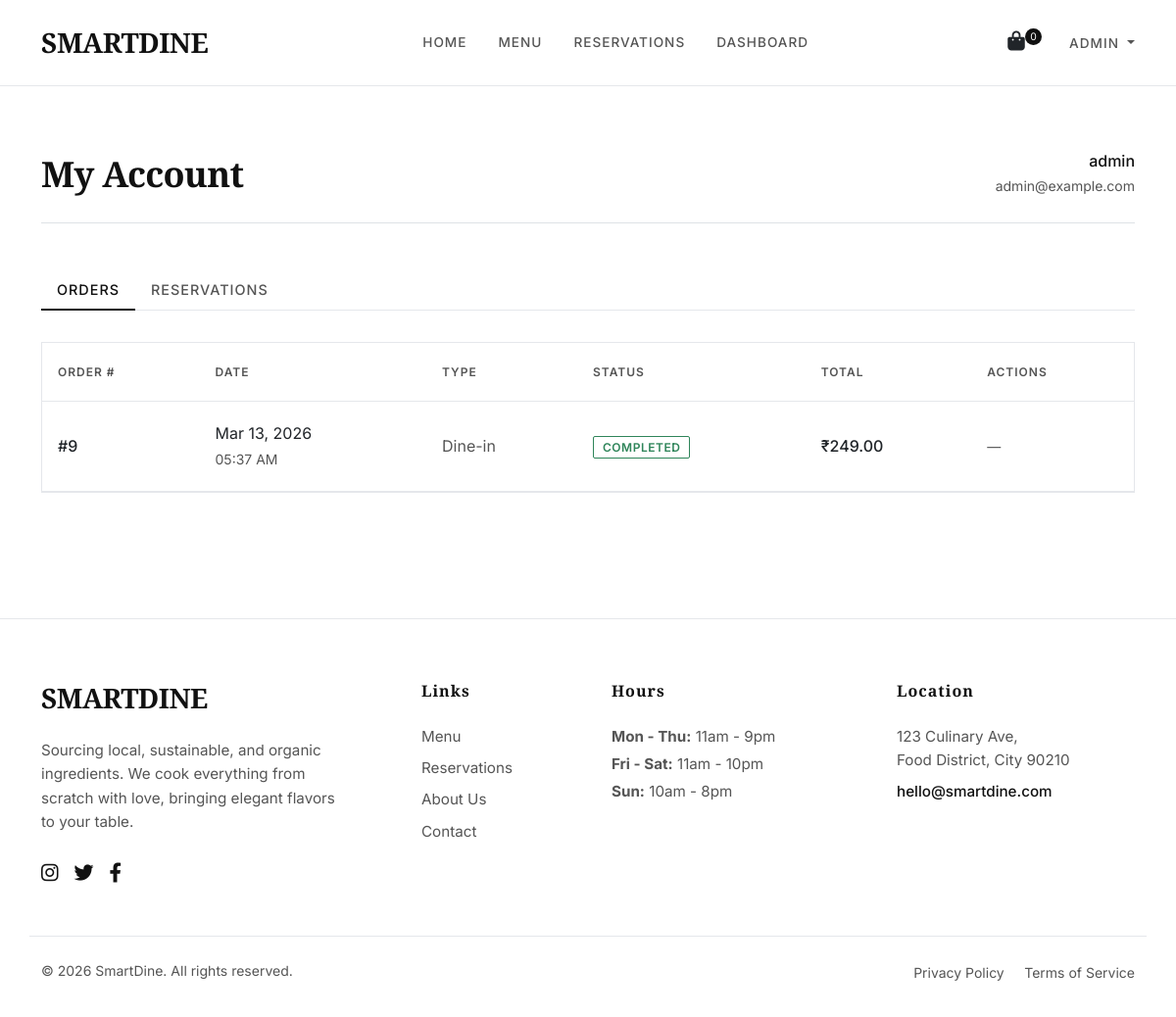
The page /dashboard/ (signed in) on the database its author committed.
### home/models.py (models this page shows, shortened)
class Order(models.Model):
    ORDER_TYPE_CHOICES = [
        ('Dine-in', 'Dine-in'),
        ('Delivery', 'Delivery'),
        ('Pickup', 'Pickup'),
    ]
    STATUS_CHOICES = [
        ('Pending', 'Pending'),
        ('Preparing', 'Preparing'),
        ('Ready', 'Ready'),
        ('Delivered', 'Delivered'),
        ('Cancelled', 'Cancelled'),
    ]
    PAYMENT_METHOD_CHOICES = [
        ('UPI', 'UPI'),
        ('Card', 'Credit/Debit Card'),
        ('Cash', 'Cash'),
        ('Wallet', 'Digital Wallet'),
    ]
    PAYMENT_STATUS_CHOICES = [
        ('Pending', 'Pending'),
        ('Completed', 'Completed'),
        ('Failed', 'Failed'),
        ('Refunded', 'Refunded'),
    ]
    user = models.ForeignKey(User, on_delete=models.SET_NULL, null=True, blank=True, related_name='orders')
    order_type = models.CharField(max_length=20, choices=ORDER_TYPE_CHOICES, default='Dine-in')
    table = models.ForeignKey(Table, on_delete=models.SET_NULL, null=True, blank=True, related_name='orders')
    customer_name = models.CharField(max_length=100, blank=True)
    customer_phone = models.CharField(max_length=20, blank=True)
    customer_address = models.TextField(blank=True)
    total_amount = models.DecimalField(max_digits=8, decimal_places=2, default=0)
    tax_amount = models.DecimalField(max_digits=8, decimal_places=2, default=0)
    discount_amount = models.DecimalField(max_digits=8, decimal_places=2, default=0)
    final_amount = models.DecimalField(max_digits=8, decimal_places=2, default=0)
    payment_method = models.CharField(max_length=20, choices=PAYMENT_METHOD_CHOICES, blank=True, null=True)
    payment_status = models.CharField(max_length=20, choices=PAYMENT_STATUS_CHOICES, default='Pending')
    status = models.CharField(max_length=20, choices=STATUS_CHOICES, default='Pending')
    created_at = models.DateTimeField(auto_now_add=True)
    completed_at = models.DateTimeField(null=True, blank=True)
    class Meta:
        ordering = ['-created_at']

### home/views.py (the view)
# urls.py: path('dashboard/', views.customer_dashboard, name='dashboard'),
@login_required(login_url='login')
def customer_dashboard(request):
    orders = Order.objects.filter(user=request.user).order_by('-created_at')
    reservations = Reservation.objects.filter(user=request.user).order_by('-date', '-time')
    return render(request, 'dashboard.html', {
        'orders': orders,
        'reservations': reservations
    })

### templates/dashboard.html (shortened to what this page needs)
{% extends 'base.html' %}
{% block content %}
<div class="dashboard-wrapper fade-in">
    <div class="container">
        <div class="d-flex justify-content-between align-items-center mb-5 border-bottom pb-4">
            <div>
                <h1 class="section-title mb-0" style="font-size: 2.25rem;">My Account</h1>
            </div>
            <div class="d-none d-md-flex align-items-center gap-3">
                <div class="text-end">
                    <p class="mb-0 fw-medium">{{ user.get_full_name|default:user.username }}</p>
                    <small class="text-muted">{{ user.email }}</small>
                </div>
            </div>
        </div>
        <ul class="nav nav-tabs" id="dashboardTabs" role="tablist">
            <li class="nav-item" role="presentation">
                <button class="nav-link active" id="orders-tab" data-bs-toggle="tab" data-bs-target="#orders"
                    type="button" role="tab">
                    Orders
                </button>
            </li>
            <li class="nav-item" role="presentation">
                <button class="nav-link" id="reservations-tab" data-bs-toggle="tab" data-bs-target="#reservations"
                    type="button" role="tab">
                    Reservations
                </button>
            </li>
        </ul>
        <div class="tab-content" id="dashboardTabsContent">
            <div class="tab-pane fade show active" id="orders" role="tabpanel">
                <div class="minimal-card p-0">
                    {% if orders %}
                    <div class="table-responsive">
                        <table class="table table-hover">
                            <thead>
                                <tr>
                                    <th>Order #</th>
                                    <th>Date</th>
                                    <th>Type</th>
                                    <th>Status</th>
                                    <th>Total</th>
                                    <th>Actions</th>
                                </tr>
                            </thead>
                            <tbody>
                                {% for order in orders %}
                                <tr>
                                    <td class="fw-medium">#{{ order.id }}</td>
                                    <td>
                                        <div>{{ order.created_at|date:"M d, Y" }}</div>
                                        <small class="text-muted">{{ order.created_at|time:"h:i A" }}</small>
                                    </td>
                                    <td class="text-muted">{{ order.order_type }}</td>
                                    <td>
                                        <span class="status-badge
                                                {% if order.status == 'Pending' %}status-pending
                                                {% elif order.status == 'Cancelled' %}status-cancelled
                                                {% elif order.status == 'Completed' or order.status == 'Delivered' %}status-completed
                                                {% else %}status-primary{% endif %}">
                                            {{ order.status }}
                                        </span>
                                    </td>
                                    <td class="fw-medium">₹{{ order.total_amount }}</td>
                                    <td>
                                        {% if order.status == 'Pending' %}
                                        <form action="{% url 'cancel_order_customer' order.id %}" method="post"
                                            class="d-inline" onsubmit="return confirm('Cancel this order?');">
                                            {% csrf_token %}
                                            <button type="submit"
                                                class="btn btn-sm btn-outline-primary rounded-0 px-3">Cancel</button>
                                        </form>
                                        {% else %}
                                        <span class="text-muted small">—</span>
                                        {% endif %}
                                    </td>
                                </tr>
                                {% endfor %}
                            </tbody>
                        </table>
                    </div>
                    {% else %}
                    <div class="empty-state">
                        <p class="text-muted mb-4">You haven't placed any orders yet.</p>
                        <a href="{% url 'menu' %}" class="btn btn-primary rounded-0 px-4">View Menu</a>
                    </div>
                    {% endif %}
                </div>
            </div>
        </div>
    </div>
</div>
{% endblock %}

### templates/base.html (shortened to what this page needs)
{% load static %}
<!DOCTYPE html>
<html lang="en">
<head>
    <link href="https://cdn.jsdelivr.net/npm/bootstrap@5.3.0/dist/css/bootstrap.min.css" rel="stylesheet">
    <link rel="stylesheet" href="https://cdnjs.cloudflare.com/ajax/libs/font-awesome/6.4.0/css/all.min.css">
    <link rel="stylesheet" href="{% static 'css/style.css' %}">
</head>
<body class="d-flex flex-column min-h-screen">
    <nav class="navbar navbar-expand-lg sticky-top py-3">
        <div class="container">
            <a class="navbar-brand" href="{% url 'home' %}">SMARTDINE</a>
            <div class="collapse navbar-collapse" id="navbarNav">
                <ul class="navbar-nav mx-auto align-items-lg-center">
                    <li class="nav-item">
                        <a class="nav-link {% if request.path == '/' %}active{% endif %}"
                            href="{% url 'home' %}">Home</a>
                    </li>
                    <li class="nav-item">
                        <a class="nav-link {% if 'menu' in request.path %}active{% endif %}"
                            href="{% url 'menu' %}">Menu</a>
                    </li>
                    <li class="nav-item">
                        <a class="nav-link {% if 'reservations' in request.path %}active{% endif %}"
                            href="{% url 'reservations' %}">Reservations</a>
                    </li>
                    {% if user.is_staff %}
                    <li class="nav-item">
                        <a class="nav-link" href="{% url 'admin:index' %}">Dashboard</a>
                    </li>
                    {% endif %}
                </ul>
                <div class="d-flex align-items-center gap-4 mt-3 mt-lg-0">
                    <a href="{% url 'menu' %}#cart" class="text-decoration-none text-dark position-relative">
                        <i class="fa-solid fa-shopping-bag fs-5"></i>
                        <span class="cart-badge" id="cart-count">
                            {{ cart|length|default:"0" }}
                        </span>
                    </a>
                    {% if user.is_authenticated %}
                    <div class="dropdown">
                        <a href="#" class="auth-link dropdown-toggle" data-bs-toggle="dropdown" aria-expanded="false">
                            {{ user.username }}
                        </a>
                    </div>
                    {% else %}
                    <div class="d-flex align-items-center gap-3">
                        <a href="{% url 'login' %}" class="auth-link">Log In</a>
                        <a href="{% url 'reservations' %}" class="btn-reserve">Book Table</a>
                    </div>
                    {% endif %}
                </div>
            </div>
        </div>
    </nav>
    <main class="flex-grow-1">
        {% block content %}{% endblock %}
    </main>
    <footer>
        <div class="container">
            <div class="row g-5">
                <div class="col-lg-4 col-md-6">
                    <h3 class="footer-heading">SMARTDINE</h3>
                    <p class="text-muted pe-md-4 mb-4" style="font-size: 0.95rem;">
                        Sourcing local, sustainable, and organic ingredients.
                        We cook everything from scratch with love, bringing elegant flavors to your table.
                    </p>
                    <div class="d-flex">
                        <a href="#" class="social-link"><i class="fa-brands fa-instagram"></i></a>
                        <a href="#" class="social-link"><i class="fa-brands fa-twitter"></i></a>
                        <a href="#" class="social-link"><i class="fa-brands fa-facebook-f"></i></a>
                    </div>
                </div>
                <div class="col-lg-2 col-md-6">
                    <h5 class="footer-heading fs-6 uppercase mb-4" style="letter-spacing: 1px;">Links</h5>
                    <a href="{% url 'menu' %}" class="footer-link">Menu</a>
                    <a href="{% url 'reservations' %}" class="footer-link">Reservations</a>
                    <a href="#" class="footer-link">About Us</a>
                    <a href="#" class="footer-link">Contact</a>
                </div>
                <div class="col-lg-3 col-md-6">
                    <h5 class="footer-heading fs-6 uppercase mb-4" style="letter-spacing: 1px;">Hours</h5>
                    <p class="text-muted mb-1" style="font-size: 0.95rem;"><strong>Mon - Thu:</strong> 11am - 9pm</p>
                    <p class="text-muted mb-1" style="font-size: 0.95rem;"><strong>Fri - Sat:</strong> 11am - 10pm</p>
                    <p class="text-muted mb-0" style="font-size: 0.95rem;"><strong>Sun:</strong> 10am - 8pm</p>
                </div>
                <div class="col-lg-3 col-md-6">
                    <h5 class="footer-heading fs-6 uppercase mb-4" style="letter-spacing: 1px;">Location</h5>
                    <p class="text-muted mb-2" style="font-size: 0.95rem;">
                        123 Culinary Ave,<br>
                        Food District, City 90210
                    </p>
                    <p class="text-main fw-medium mb-0" style="font-size: 0.95rem;">
                        <a href="tel:+1234567890" class="text-decoration-none">hello@smartdine.com</a>
                    </p>
                </div>
            </div>
            <div class="row mt-5 pt-4 border-top border-light">
                <div class="col-md-6 text-center text-md-start">
                    <p class="text-muted small mb-0">&copy; 2026 SmartDine. All rights reserved.</p>
                </div>
                <div class="col-md-6 text-center text-md-end mt-3 mt-md-0">
                    <a href="#" class="text-muted small text-decoration-none me-3 hover-opacity">Privacy Policy</a>
                    <a href="#" class="text-muted small text-decoration-none hover-opacity">Terms of Service</a>
                </div>
            </div>
        </div>
    </footer>
</body>
</html>

### rows shown on the page
Order: id "9", created_at "Mar 13, 2026", created_at "05:37 AM", order_type "Dine-in", status "COMPLETED", total_amount "249.00"

### other values the page prints
{{ cart|length|default:"0" }} "0"
{{ user.username }} "ADMIN"
{{ user.get_full_name|default:user.username }} "admin"
{{ user.email }} "admin@example.com"
